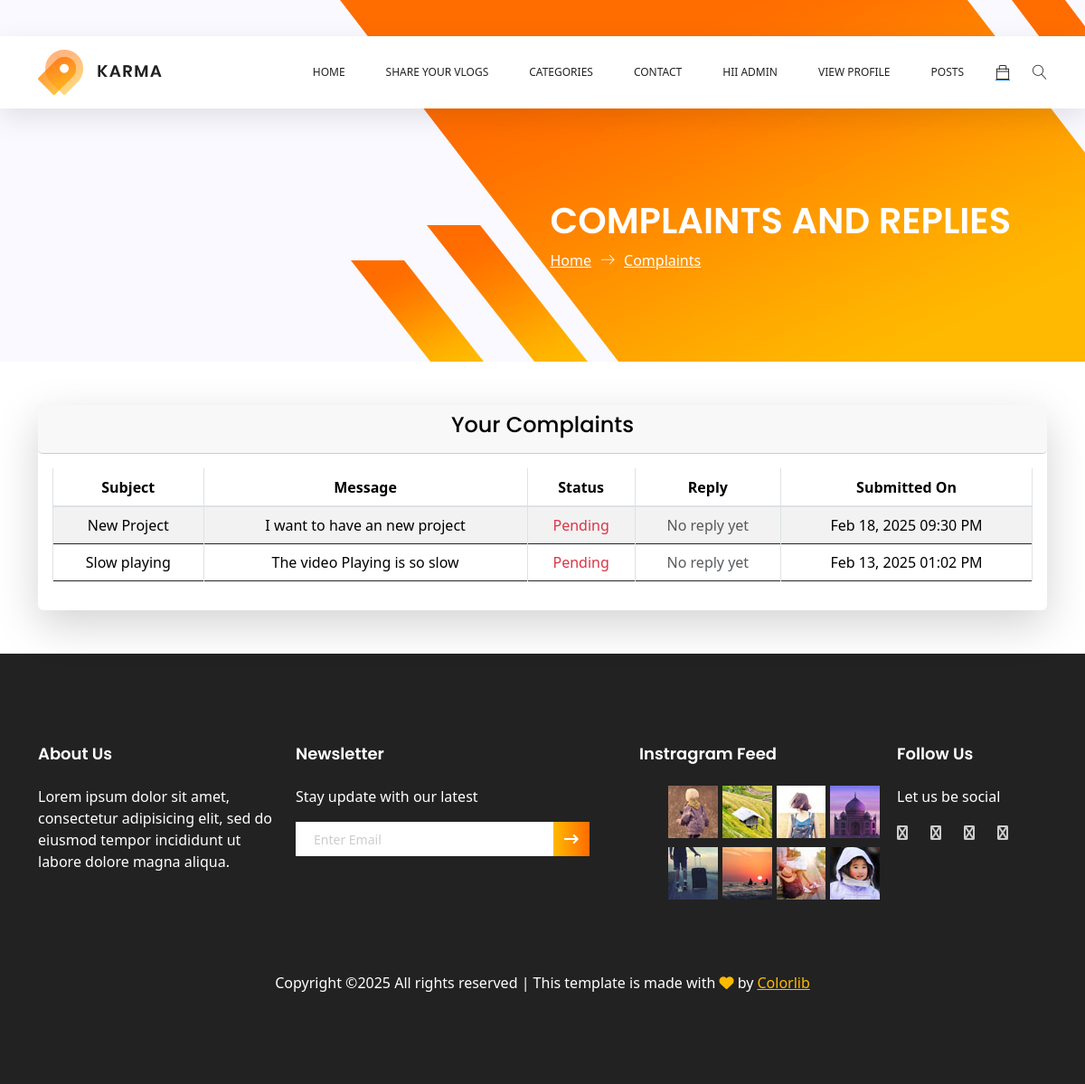
Page /user_side_complaints (signed in) on the committed database.
### user_app/models.py (models this page shows, shortened)
class Complaint(models.Model):
    user = models.ForeignKey(Register, on_delete=models.CASCADE)  # Reference the user
    subject = models.CharField(max_length=255)  # Subject of the complaint
    message = models.TextField()  # Complaint message
    created_at = models.DateTimeField(auto_now_add=True,null=True)  # Timestamp
    is_resolved = models.BooleanField(default=False)  # Resolved status
    resolved_by = models.ForeignKey(Register, null=True, blank=True, on_delete=models.SET_NULL, related_name="resolved_complaints")  # Admin who resolved it

### user_app/views.py (the view)
# urls.py: path('user_side_complaints',views.user_side_complaints,name='user_side_complaints'),
def user_side_complaints(request):
    user_id = request.session.get('userid')  # Assuming `userid` is stored in session
    if not user_id:
        return redirect('home')  # Redirect to login if the user is not logged in
    complaints = Complaint.objects.filter(user_id=user_id).select_related('complaintreply').order_by('-created_at')
    categories = Category.objects.all()
    name = request.session['fname']
    return render(request, 'user_side_complaints_replay.html', {'complaints': complaints,'categories':categories,'name':name})

### user_app/templates/user_side_complaints_replay.html (shortened to what this page needs)
{% extends "vlog_page.html" %}
{% block categories %}
<section class="banner-area organic-breadcrumb">
    <div class="container">
        <div class="breadcrumb-banner d-flex flex-wrap align-items-center justify-content-end">
            <div class="col-first">
                <h1>COMPLAINTS AND REPLIES</h1>
                <nav class="d-flex align-items-center">
                    <a href="{% url 'home' %}">Home<span class="lnr lnr-arrow-right"></span></a>
                    <a href="#">Complaints</a>
                </nav>
            </div>
        </div>
    </div>
</section>
<div class="container my-5">
    <div class="card shadow-lg border-0">
        <div class="card-header text-center" style="color: black; border-radius: 5px;">
            <h4>Your Complaints</h4>
        </div>
        <div class="card-body">
            <div class="table-responsive">
                <table class="table table-hover table-striped table-bordered align-middle text-center">
                    <thead style="background-color: #ff9800; color: white;">
                        <tr>
                            <th scope="col">Subject</th>
                            <th scope="col">Message</th>
                            <th scope="col">Status</th>
                            <th scope="col">Reply</th>
                            <th scope="col">Submitted On</th>
                        </tr>
                    </thead>
                    <tbody>
                        {% for complaint in complaints %}
                        <tr>
                            <td>{{ complaint.subject }}</td>
                            <td class="text-wrap" style="max-width: 300px;">{{ complaint.message }}</td>
                            <td class="{% if complaint.is_resolved %}text-success{% else %}text-danger{% endif %}">
                                {{ complaint.is_resolved|yesno:"Resolved,Pending" }}
                            </td>
                            <td>
                                {% if complaint.complaintreply %}
                                    <span class="text-success">{{ complaint.complaintreply.admin_reply }}</span>
                                {% else %}
                                    <span class="text-muted">No reply yet</span>
                                {% endif %}
                            </td>
                            <td>{{ complaint.created_at|date:"M d, Y h:i A" }}</td>
                        </tr>
                        {% endfor %}
                    </tbody>
                </table>
            </div>
        </div>
    </div>
</div>
{% endblock %}

### rows in the picture
Complaint: subject "New Project", message "I want to have an new project", is_resolved "Pending", created_at "Feb 18, 2025 09:30 PM"
Complaint: subject "Slow playing", message "The video Playing is so slow", is_resolved "Pending", created_at "Feb 13, 2025 01:02 PM"

### other values in the picture
{{ name }} "ADMIN"
